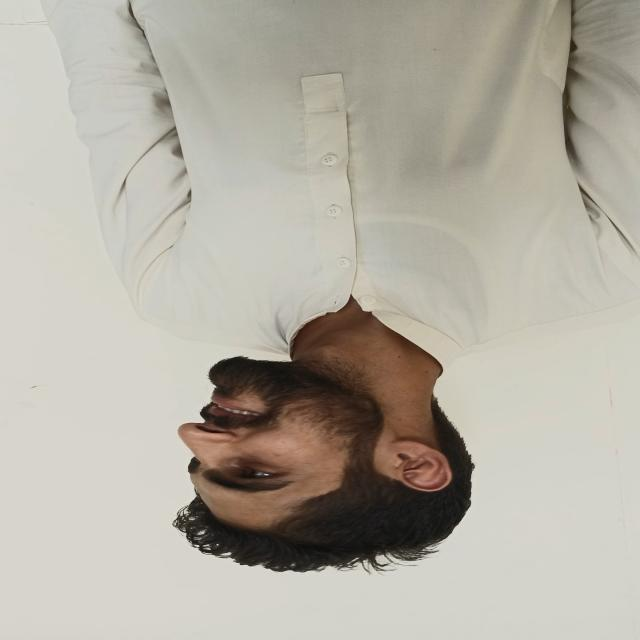
#> input picture data/Data/test/images/0180.jpg, 640 x 640 px, found by its file name; its folder holds 4 pictures in this run
$ jupyter execute --allow-errors Data_preprocessing.ipynb
#> lines starting #> are read from the running program, lines starting #| are printed output that depends on the picture
[cell 1]
import numpy as np
import matplotlib.pyplot as plt
import matplotlib.patches as patches
from PIL import Image
import os
import random
import matplotlib.pyplot as plt
import matplotlib.patches as patches
from PIL import Image

### convert XML format data to YOLO Format Data

[cell 2]
import os
import xml.etree.ElementTree as ET

# Input and output directories
input_dir = 'path/to/xml_files_folder'  #input directory of XML files
output_dir = 'path/to/store_output_folder'  #ouput dirctory of newly created yolo text files

# Function to convert bounding box coordinates from Xml files  to YOLO format

# [21 lines left out: functions convert_coordinates, convert_class_name_to_index, not called in this run]


# Create the output directory if it doesn't exist
if not os.path.exists(output_dir):
    os.makedirs(output_dir)

# Iterate through each XML file in the input directory
#> (the rest of this cell did not finish here and is left out)

## Confirm YOLO annotations

verify the XML to YOLO TXT conversion by randomly visualizing the images with generated yolo text files from the previous code

[cell 3]
import os
import random
import shutil

# Directory paths
images_dir = "raw data/images"
annotations_dir = "raw data/labels"

# Function to convert YOLO format bounding box to integers
# [11 lines left out: function convert_yolo_to_int, not called in this run]

# Define function to display images with annotations in a grid
def display_images_with_annotations_grid(images_dir, annotations_dir, num_images=25, grid_shape=(5, 5)):
    # Get list of image files
#> called with images_dir = 'raw data/images', annotations_dir = 'raw data/labels', num_images = 25, grid_shape = (5, 5)
    image_files = os.listdir(images_dir)
    # Randomly select num_images images
    selected_images = random.sample(image_files, min(num_images, len(image_files)))
    # Create subplots
    fig, axes = plt.subplots(*grid_shape, figsize=(15, 15))
    # Flatten axes if grid_shape is not provided correctly
    if not isinstance(axes, (list, np.ndarray)):
        axes = [axes]
    else:
        axes = axes.flatten()
    # Iterate through selected images
    for i, image_file in enumerate(selected_images):
        try:
            # Get corresponding annotation file
            annotation_file = os.path.join(annotations_dir, os.path.splitext(image_file)[0] + '.txt')
            # Read image
            image_path = os.path.join(images_dir, image_file)
            image = Image.open(image_path)
#> image is the input picture: PIL image 640x640 RGB; mean R, G, B 179.1, 174.3, 163.1
            image_width, image_height = image.size
#> image_width = 640; image_height = 640
            # Display the image
            axes[i].imshow(image)
            axes[i].axis('off')  # Disable axis
            axes[i].set_title(image_file)  # Set title as image filename
            # Check if annotation file exists
            if os.path.exists(annotation_file):
                # Read YOLO format text file
                with open(annotation_file, 'r') as f:
                    lines = f.readlines()
                # Iterate through each line in the YOLO format text file
                for line in lines:
                    class_index, x_center, y_center, w, h = map(float, line.split())
                    # Convert YOLO format bounding box to integers
                    x_min, y_min, x_max, y_max = convert_yolo_to_int((x_center, y_center, w, h), image_width, image_height)
                    # Calculate width and height of the bounding box
                    bbox_width = x_max - x_min
                    bbox_height = y_max - y_min
                    # Create a Rectangle patch
                    rect = patches.Rectangle((x_min, y_min), bbox_width, bbox_height, linewidth=1, edgecolor='r', facecolor='none')
                    # Add the patch to the Axes
                    axes[i].add_patch(rect)
                    # Add label name to the bounding box
                    class_name = 'Class ' + str(int(class_index))
                    axes[i].text(x_min, y_min - 5, class_name, color='r', fontsize=8)
        except Exception as e:
            print(f"Error processing file: {image_file}. Error message: {str(e)}")

    # Hide any empty subplots
    for j in range(len(selected_images), len(axes)):
        axes[j].axis('off')
#> this loop made 21 passes
    plt.tight_layout()  # Adjust layout
    plt.show()
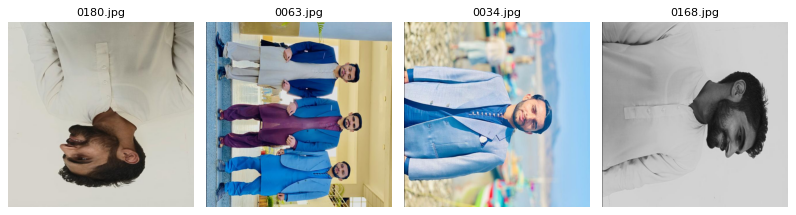
#> figure drawn by matplotlib, 4 panels

# Display 25 images with annotations in a grid
display_images_with_annotations_grid(images_dir, annotations_dir, num_images=25, grid_shape=(5, 5))

The conversion was successful!

### Check for Class Imbalance

[cell 4]
import os

# Directory containing YOLO format text files
yolo_txt_dir = 'raw data/labels'

def count_class_frequency(yolo_txt_dir):
    class_frequency = {}
    # Iterate through each YOLO format text file in the directory
    for filename in os.listdir(yolo_txt_dir):
        if filename.endswith('.txt'):
            # Read the content of the text file
            with open(os.path.join(yolo_txt_dir, filename), 'r') as file:
                lines = file.readlines()
            # Iterate through each line in the text file
            for line in lines:
                class_index = int(line.split()[0])
                # Update the class frequency dictionary
                if class_index not in class_frequency:
                    class_frequency[class_index] = 1
                else:
                    class_frequency[class_index] += 1
    return class_frequency


# Count class frequency
#> (the rest of this cell did not finish here and is left out)

Hence the classes are approximately Balanced

### divide data into train val and test folders for YOLOv8

[cell 5]
# do not run this code again, its already been executed and the results are stored in the provided paths

import os
import shutil
import random


# Define paths
master_image_folder = "raw data/images"  # folder containing all images
master_label_folder = "raw data/labels"  # folder containing all labels

train_folder = "data/Data/train"
test_folder = "data/Data/test"
validation_folder = "data/Data/valid"


def create_folders_if_not_exist(folder_paths):
    for folder_path in folder_paths:
        os.makedirs(folder_path, exist_ok=True)

def copy_images_and_labels(images_folder, labels_folder, image_list, destination_folder):
    for image_file in image_list:
        image_path = os.path.join(images_folder, image_file)
        label_file = os.path.splitext(image_file)[0] + '.txt'
        label_path = os.path.join(labels_folder, label_file)
        if os.path.exists(image_path):
            shutil.copy(image_path, os.path.join(destination_folder, 'images', image_file))
        if os.path.exists(label_path):
            shutil.copy(label_path, os.path.join(destination_folder, 'labels', label_file))

def split_dataset(master_image_folder, master_label_folder, train_folder, test_folder, validation_folder, split_ratio=(0.8, 0.1, 0.1)):
    # Create train, test, and validation folders if they don't exist
    create_folders_if_not_exist([train_folder, test_folder, validation_folder])

    # Create images and labels folders inside train, test, and validation folders
    create_folders_if_not_exist([os.path.join(train_folder, 'images'), os.path.join(train_folder, 'labels')])
    create_folders_if_not_exist([os.path.join(test_folder, 'images'), os.path.join(test_folder, 'labels')])
    create_folders_if_not_exist([os.path.join(validation_folder, 'images'), os.path.join(validation_folder, 'labels')])

    # Get list of image files in the master image folder
    image_files = os.listdir(master_image_folder)
    num_images = len(image_files)

    # Shuffle the list of image files
    random.shuffle(image_files)

    # Calculate number of images for train, test, and validation sets
    num_train = int(split_ratio[0] * num_images)
    num_test = int(split_ratio[1] * num_images)
    num_validation = num_images - num_train - num_test

    # Assign images to train, test, and validation sets
    train_images = image_files[:num_train]
    test_images = image_files[num_train:num_train+num_test]
    validation_images = image_files[num_train+num_test:]

    # Copy images and label files to corresponding folders
    copy_images_and_labels(master_image_folder, master_label_folder, train_images, train_folder)
    copy_images_and_labels(master_image_folder, master_label_folder, test_images, test_folder)
    copy_images_and_labels(master_image_folder, master_label_folder, validation_images, validation_folder)


# Split dataset
split_dataset(master_image_folder, master_label_folder, train_folder, test_folder, validation_folder)
